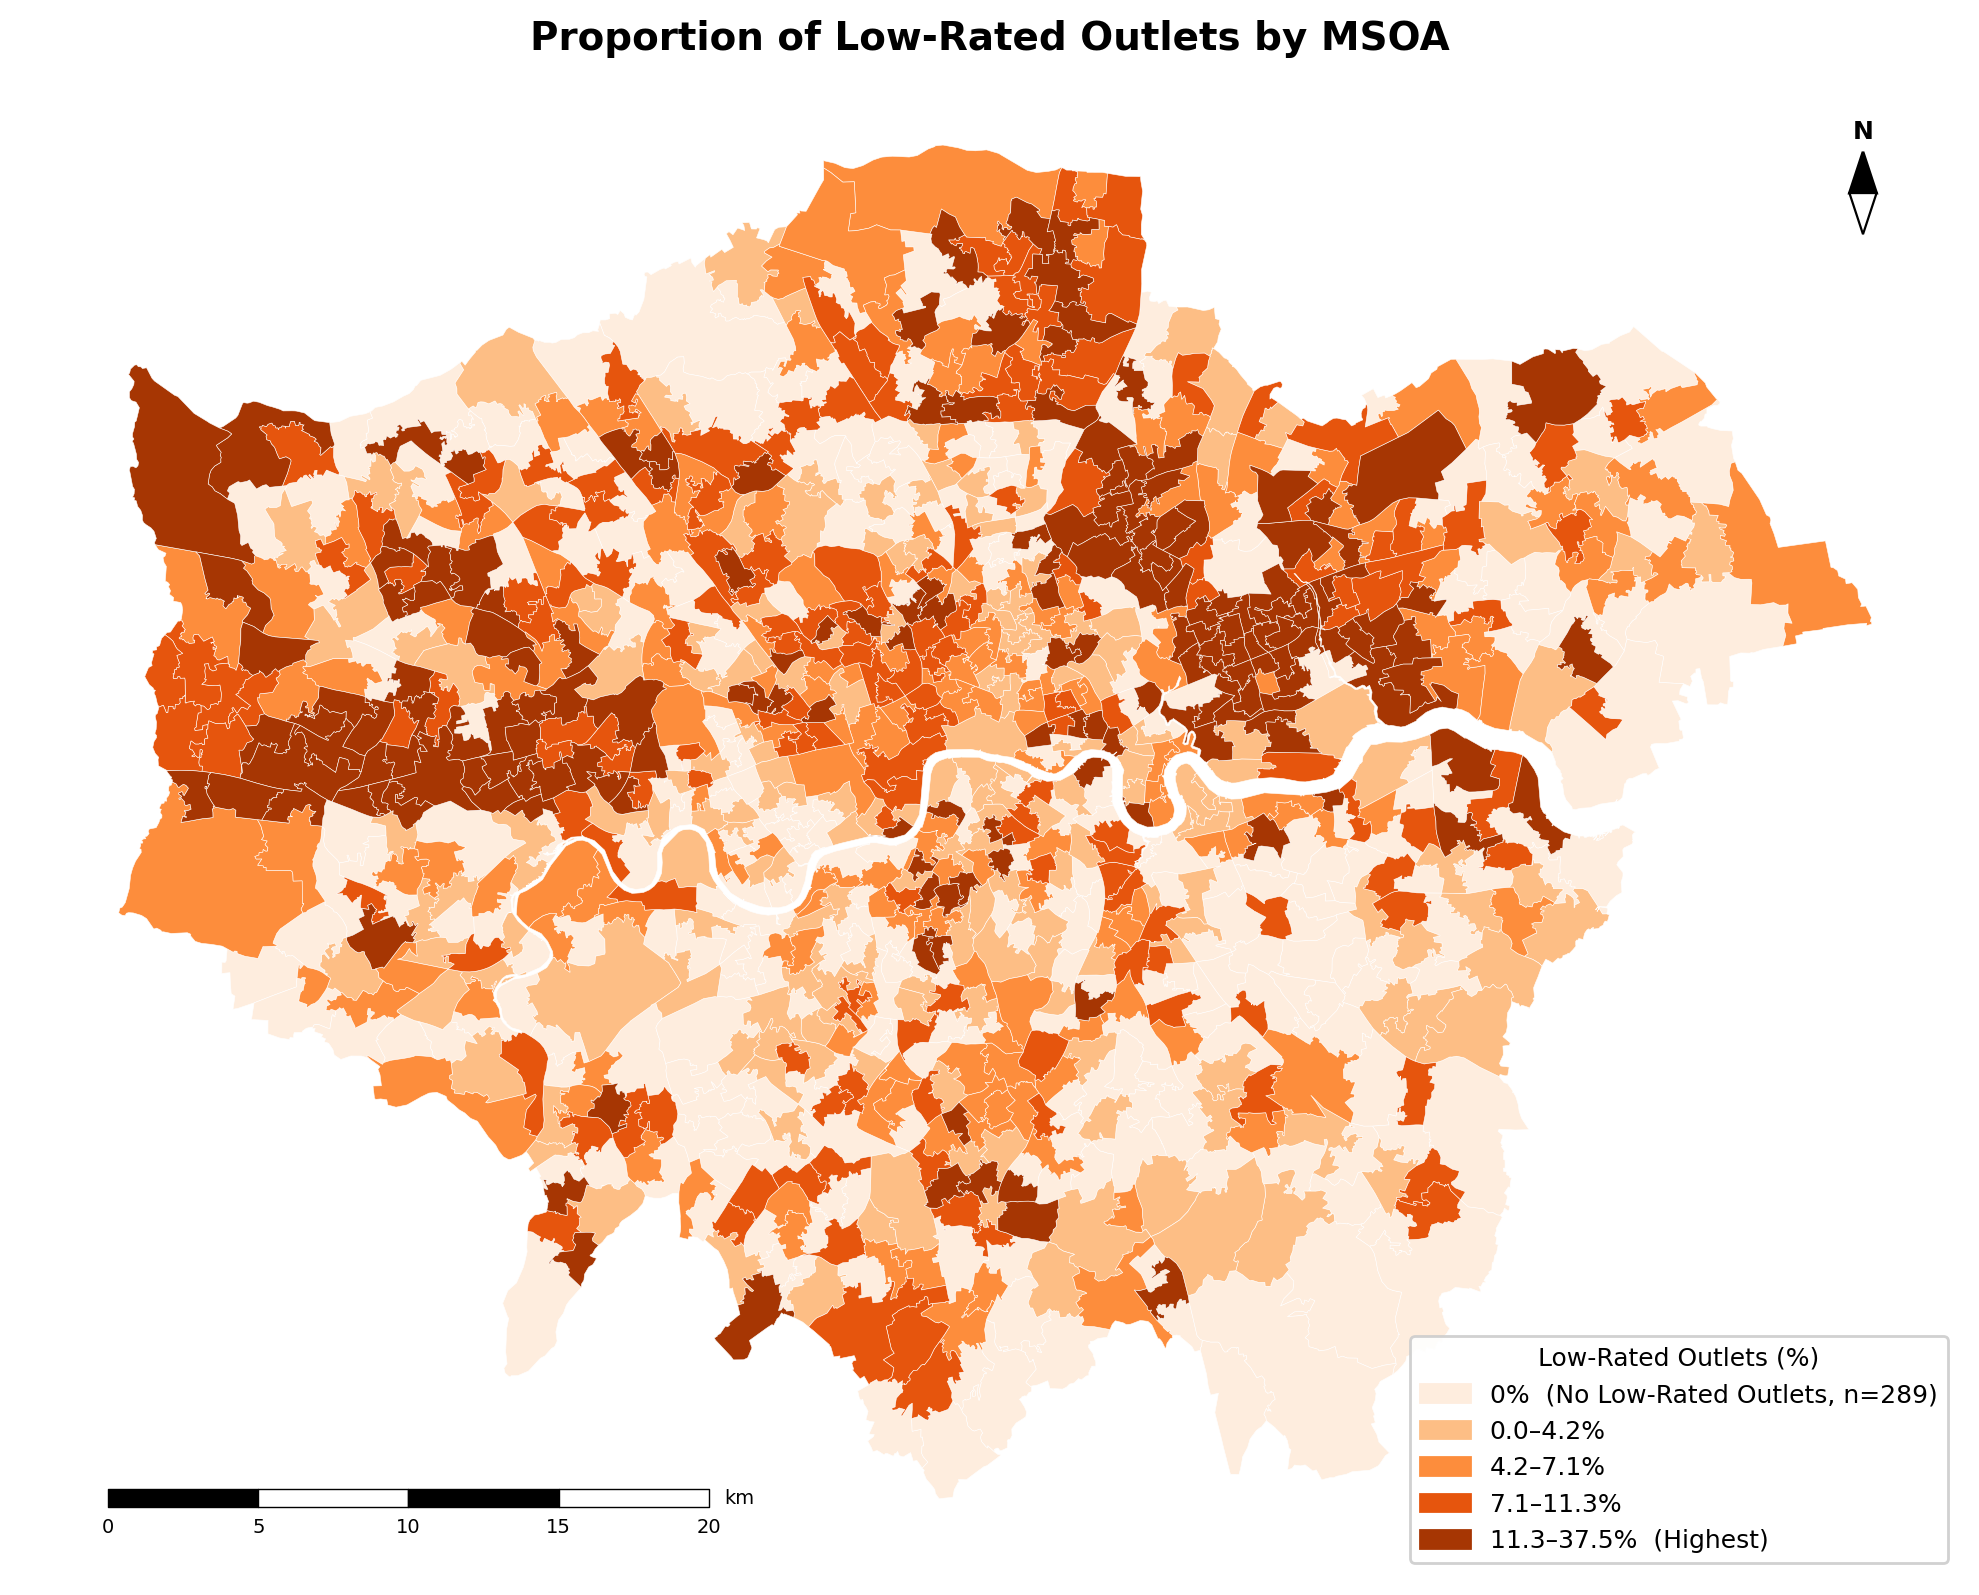

Write the Python code that produced this figure.
import pandas as pd
import numpy as np
import geopandas as gpd
import matplotlib
matplotlib.use("Agg")
import matplotlib.pyplot as plt
import matplotlib.patches as mpatches
from matplotlib.patches import Polygon as MplPolygon

# ── 读取数据 ──
agg  = pd.read_csv("data processing/4_FHRS_agg_MSOA.csv", encoding="utf-8-sig")
msoa = gpd.read_file("0_raw/2021 London MSOA/2021_London_MSOA.shp")[["MSOA21CD", "geometry"]]
gdf  = msoa.merge(agg[["MSOA21CD", "low_rating_pct"]], on="MSOA21CD", how="left")
gdf["low_rating_pct"] = gdf["low_rating_pct"].fillna(0)

# ── 分级 ──
# 28.8% 的 MSOA low_rating_pct 恰好为 0（无低分店），若直接five等分位数会导致
# 前几档全部挤在 0，因此单独给 0% 一档，再对非零部分做四等分位数
zero_mask = gdf["low_rating_pct"] == 0
nonzero = gdf.loc[~zero_mask, "low_rating_pct"]
q = nonzero.quantile([0, .25, .5, .75, 1.0]).values
q[-1] += 0.01

labels = [
    f"0%  (No Low-Rated Outlets, n={zero_mask.sum()})",
    f"0.0–{q[1]:.1f}%",
    f"{q[1]:.1f}–{q[2]:.1f}%",
    f"{q[2]:.1f}–{q[3]:.1f}%",
    f"{q[3]:.1f}–{q[4]:.1f}%  (Highest)",
]
colors = ["#feedde", "#fdbe85", "#fd8d3c", "#e6550d", "#a63603"]

gdf["pct_class"] = pd.NA
gdf.loc[zero_mask, "pct_class"] = labels[0]
nonzero_bins = pd.cut(nonzero, bins=q, labels=labels[1:], include_lowest=True)
gdf.loc[~zero_mask, "pct_class"] = nonzero_bins.astype(str)
gdf["pct_class"] = pd.Categorical(gdf["pct_class"], categories=labels, ordered=True)

# ══════════════════════════════════════════
# 比例尺 & 指北针
# ══════════════════════════════════════════
def add_scalebar(ax, length_m=20000, n_seg=4):
    xmin_, xmax_ = ax.get_xlim()
    ymin_, ymax_ = ax.get_ylim()
    px = (xmax_ - xmin_) * 0.04
    x0 = xmin_ + px
    y0 = ymin_ + (ymax_ - ymin_) * 0.04
    bar_h = (ymax_ - ymin_) * 0.012
    seg = length_m / n_seg
    for i in range(n_seg):
        ax.fill_between([x0 + i*seg, x0 + (i+1)*seg], [y0]*2, [y0+bar_h]*2,
                        color="black" if i % 2 == 0 else "white",
                        edgecolor="black", linewidth=0.5, zorder=5)
    for i in range(n_seg + 1):
        ax.text(x0 + i*seg, y0 - bar_h*0.6, str(int(i * length_m / n_seg / 1000)),
                ha="center", va="top", fontsize=7, zorder=5)
    ax.text(x0 + length_m + px*0.2, y0 + bar_h*0.5, "km",
            ha="left", va="center", fontsize=7, zorder=5)

def add_north_arrow(ax):
    xmin_, xmax_ = ax.get_xlim()
    ymin_, ymax_ = ax.get_ylim()
    cx = xmax_ - (xmax_ - xmin_) * 0.05
    cy = ymax_ - (ymax_ - ymin_) * 0.05
    h = (ymax_ - ymin_) * 0.055
    w = (xmax_ - xmin_) * 0.014
    upper = np.array([[cx, cy], [cx - w/2, cy - h/2], [cx + w/2, cy - h/2]])
    lower = np.array([[cx, cy - h], [cx - w/2, cy - h/2], [cx + w/2, cy - h/2]])
    ax.add_patch(MplPolygon(upper, closed=True, color="black", zorder=6))
    ax.add_patch(MplPolygon(lower, closed=True, facecolor="white",
                            edgecolor="black", linewidth=0.8, zorder=6))
    ax.text(cx, cy + h*0.1, "N", ha="center", va="bottom",
            fontsize=9, fontweight="bold", zorder=7)

# ══════════════════════════════════════════
# 绘图
# ══════════════════════════════════════════
fig, ax = plt.subplots(figsize=(10, 8))

for label, color in zip(labels, colors):
    subset = gdf[gdf["pct_class"] == label]
    if len(subset) > 0:
        subset.plot(color=color, linewidth=0.2, edgecolor="white", ax=ax)

legend_patches = [mpatches.Patch(color=c, label=l)
                  for c, l in zip(colors, labels)]
ax.legend(handles=legend_patches, loc="lower right", fontsize=9,
          title="Low-Rated Outlets (%)", title_fontsize=9, framealpha=0.9)

ax.set_title("Proportion of Low-Rated Outlets by MSOA",
             fontsize=14, fontweight="bold", pad=10)

ax.axis("off")
add_scalebar(ax)
add_north_arrow(ax)
plt.tight_layout()
plt.savefig("spatial analysis/18_low_rating_choropleth.png", dpi=200, bbox_inches="tight")
plt.close()
print("完成！已保存：spatial analysis/18_low_rating_choropleth.png")
print(f"\n各分级 MSOA 数量：")
print(gdf["pct_class"].value_counts().sort_index().to_string())
